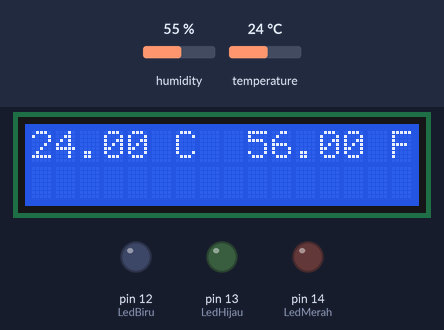
The sketch below on a simulated Arduino Uno, built with avr-gcc and run on an emulated ATmega328P. On the bench: 16×2 character LCD, output pins drawn as LEDs (lit = HIGH). Dashed ring = blinking. The inputs (shaded band) are chosen by the test bench; at power-on: temperature 24 °C, humidity 55 %. What the sketch prints to the serial monitor is not drawn.

Above: at 1.7 s.
1.8 s: temperature set to 26 °C
At 6.86 s:
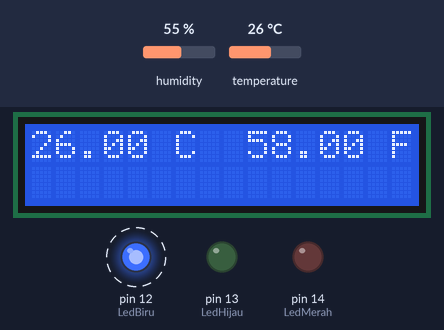
8.1 s: temperature set to 12 °C
At 11.7 s:
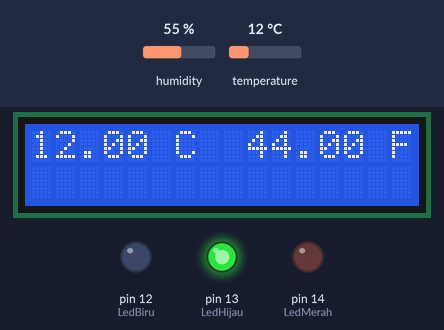
12.0 s: temperature set to 41 °C
At 13.2 s:
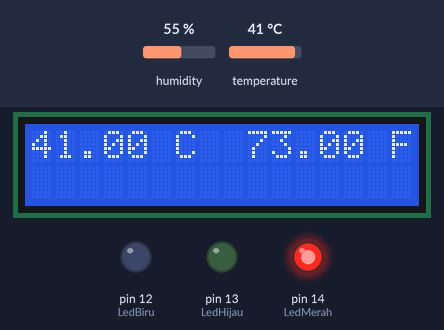
Timing chart, 0 to 15.0 s (numbered marks = the images above; inputs shaded):
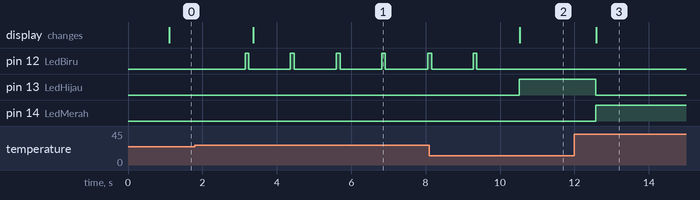

Measured:
- the behaviour switches between 24 and 25 °C on temperature (found by bisection; images 0 and 1)
- after the input at 1.8 s, pin 12 (LedBiru): alternates HIGH for 0.10 s and LOW for 1.1 s, starting after 1.3 s; the display: changes after 1.6 s (image 1)
- after the input at 8.1 s, pin 12 (LedBiru): goes on until 9.4 s, then stays LOW; pin 13 (LedHijau): LOW → HIGH after 2.4 s; the display: changes after 2.4 s (image 2)
- after the input at 12.0 s, pin 13 (LedHijau): HIGH → LOW after 0.57 s; pin 14 (LedMerah): LOW → HIGH after 0.57 s; the display: changes after 0.59 s (image 3)

The sketch:

LCD_dht11.ino
```cpp
#include <Wire.h>
#include <LiquidCrystal_I2C.h>

LiquidCrystal_I2C lcd(0x27, 16, 2);

#include "DHT.h"

#define GPIO0 0
#define DHTTYPE DHT11   // DHT 11
#define LedMerah 14 // D5 pin led merah
#define LedBiru 12 // D6 pin led biru
#define LedHijau 13 // D7 pin led hijau

DHT dht(GPIO0, DHTTYPE);

void setup() {
  Serial.begin(9600);
  Serial.println("DHTxx test!");
  pinMode(LedMerah, OUTPUT);
  pinMode(LedBiru, OUTPUT);
  pinMode(LedHijau, OUTPUT);
  dht.begin();

  lcd.init();
  lcd.backlight();

}

void Running() {
  delay(1000);

  float h = dht.readHumidity();
  // Read temperature as Celsius (the default)
  float t = dht.readTemperature();

  if (isnan(h) || isnan(t) ) {
    Serial.println("Failed to read from DHT sensor!");
    return;
  }

  Serial.print("Humidity: ");
  Serial.print(h);

  Serial.print(" %\t");
  Serial.print("Temperature: ");
  Serial.println((String)t + " °C");

  Serial.print((float)t*(9/5)+32);
  Serial.println("°F");

  if(t >= 0 && t <= 16){
     digitalWrite(LedMerah, LOW);
     digitalWrite(LedBiru, LOW);
     digitalWrite(LedHijau, HIGH);
     Serial.println("Suhu Dingin");
    }

  else if (t < 0 && t > 16){
    digitalWrite(LedHijau, LOW);
    }

  else if (t >= 25 && t <= 37){

     digitalWrite(LedMerah, LOW);
     digitalWrite(LedBiru, HIGH);
     digitalWrite(LedHijau, LOW);
     Serial.println("Suhu Normal");
     delay(100);
     digitalWrite(LedMerah, LOW);
     digitalWrite(LedBiru, LOW);
     digitalWrite(LedHijau, LOW);
     delay(100);
    }

  else if(t < 25 && t > 37){
    digitalWrite(LedBiru, LOW);
    }

  else if (t >= 38 && t <= 100){
    digitalWrite(LedMerah, HIGH);
    digitalWrite(LedBiru, LOW);
    digitalWrite(LedHijau, LOW);
    Serial.println("Suhu Panas");
    }

  else if (t < 38 && t > 100){
    digitalWrite(LedMerah, LOW);
    }

 lcd.setCursor(0,0);
 lcd.print(t);
 lcd.print(" C");

 lcd.setCursor(9,0);
 lcd.print(t*(9/5)+32);
 lcd.print(" F");

}

void loop() {
Running();
}
```
